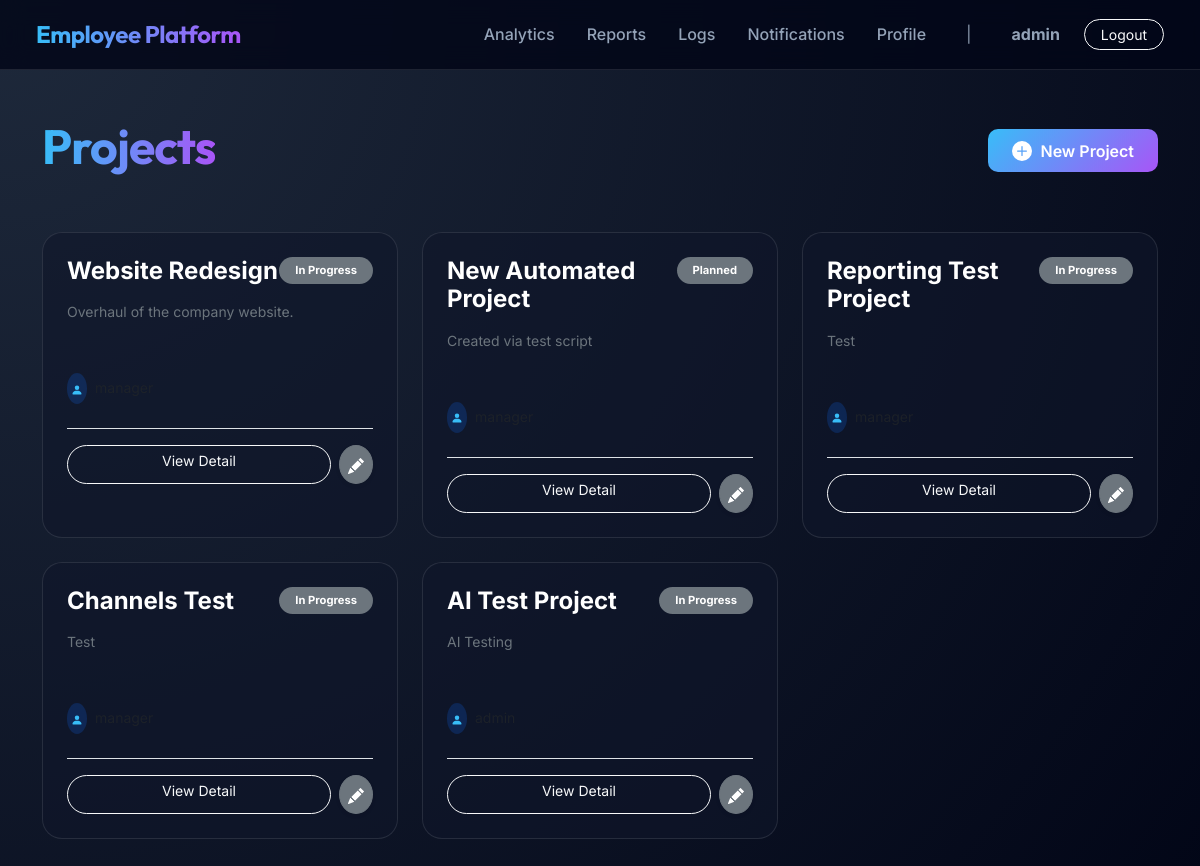
The page /projects/ (signed in) on the database its author committed.
### core/models.py (models this page shows, shortened)
class User(AbstractUser):
    ROLE_CHOICES = (
        ('ADMIN', 'Admin'),
        ('MANAGER', 'Manager'),
        ('EMPLOYEE', 'Employee'),
    )
    role = models.CharField(max_length=20, choices=ROLE_CHOICES, default='EMPLOYEE')
    department = models.CharField(max_length=100, blank=True, null=True)

### projects/models.py (models this page shows, shortened)
class Project(models.Model):
    STATUS_CHOICES = (
        ('PLANNED', 'Planned'),
        ('IN_PROGRESS', 'In Progress'),
        ('COMPLETED', 'Completed'),
        ('ON_HOLD', 'On Hold'),
    )
    name = models.CharField(max_length=200)
    description = models.TextField()
    start_date = models.DateField()
    end_date = models.DateField()
    status = models.CharField(max_length=20, choices=STATUS_CHOICES, default='PLANNED')
    manager = models.ForeignKey(settings.AUTH_USER_MODEL, on_delete=models.CASCADE, related_name='managed_projects')

### projects/views.py (the view)
# urls.py: path('', views.ProjectListView.as_view(), name='project_list'),
class ProjectListView(LoginRequiredMixin, ListView):
    model = Project
    template_name = 'projects/project_list.html'
    context_object_name = 'projects'

### projects/templates/projects/project_list.html (shortened to what this page needs)
{% extends 'core/base.html' %}
{% block content %}
<div class="d-flex justify-content-between align-items-center mb-5 mt-3">
    <h1 class="display-5 fw-bold text-gradient">Projects</h1>
    {% if user.role == 'ADMIN' or user.role == 'MANAGER' %}
    <a href="{% url 'project_create' %}" class="btn btn-primary d-flex align-items-center">
        <svg xmlns="http://www.w3.org/2000/svg" width="20" height="20" fill="currentColor"
            class="bi bi-plus-circle-fill me-2" viewBox="0 0 16 16">
            <path
                d="M16 8A8 8 0 1 1 0 8a8 8 0 0 1 16 0M8.5 4.5a.5.5 0 0 0-1 0v3h-3a.5.5 0 0 0 0 1h3v3a.5.5 0 0 0 1 0v-3h3a.5.5 0 0 0 0-1h-3z" />
        </svg>New Project
    </a>
    {% endif %}
</div>
<div class="row g-4">
    {% for project in projects %}
    <div class="col-md-6 col-lg-4">
        <div class="glass-card h-100 p-4 animate-fade-in" style="--delay-index: {{ forloop.counter }};">
            <div class="d-flex justify-content-between align-items-start mb-3">
                <h4 class="fw-bold mb-0 text-white">{{ project.name }}</h4>
                <span
                    class="badge rounded-pill {% if project.status == 'COMPLETED' %}bg-success{% elif project.status == 'ACTIVE' %}bg-primary{% else %}bg-secondary{% endif %} px-3 py-2"
                    style="font-size: 0.7rem">
                    {{ project.get_status_display }}
                </span>
            </div>
            <p class="text-secondary small mb-4"
                style="height: 3rem; overflow: hidden; display: -webkit-box; -webkit-line-clamp: 2; line-clamp: 2; -webkit-box-orient: vertical;">
                {{ project.description }}
            </p>
            <div class="d-flex align-items-center mb-4 text-muted small">
                <div class="bg-primary rounded-circle p-1 me-2" style="--bs-bg-opacity: .2">
                    <svg xmlns="http://www.w3.org/2000/svg" width="12" height="12" fill="var(--accent-blue)"
                        class="bi bi-person-fill" viewBox="0 0 16 16">
                        <path d="M3 14s-1 0-1-1 1-4 6-4 6 3 6 4-1 1-1 1zm5-6a3 3 0 1 0 0-6 3 3 0 0 0 0 6" />
                    </svg>
                </div>
                <span>{{ project.manager.username }}</span>
            </div>
            <div class="d-flex gap-2 pt-3 border-top border-glass">
                <a href="{% url 'project_detail' project.pk %}"
                    class="btn btn-outline-light btn-sm flex-grow-1 rounded-pill">View Detail</a>
                {% if user.role == 'ADMIN' or user.role == 'MANAGER' %}
                <a href="{% url 'project_update' project.pk %}"
                    class="btn btn-secondary btn-sm rounded-circle p-2 shadow-sm" title="Edit">
                </a>
                {% endif %}
            </div>
        </div>
    </div>
    {% empty %}
    <div class="col-12">
        <div class="glass-card p-5 text-center">
            <h5 class="text-secondary">No projects discovered yet.</h5>
        </div>
    </div>
    {% endfor %}
</div>
{% endblock %}

### core/templates/core/base.html (shortened to what this page needs)
<!DOCTYPE html>
<html lang="en">
<head>
    <link href="https://cdn.jsdelivr.net/npm/bootstrap@5.3.0/dist/css/bootstrap.min.css" rel="stylesheet">
    {% load static %}
    <link rel="stylesheet" href="{% static 'core/css/style.css' %}">
</head>
<body data-authenticated="{{ user.is_authenticated|yesno:'true,false' }}">
    <nav class="navbar navbar-expand-lg navbar-dark fixed-top">
        <div class="container-fluid">
            <a class="navbar-brand" href="/">
                <span class="d-none d-sm-inline">Employee Platform</span>
            </a>
            <div class="collapse navbar-collapse" id="navbarNav">
                <ul class="navbar-nav ms-auto align-items-center">
                    {% if user.is_authenticated %}
                    {% if user.role == 'ADMIN' or user.role == 'MANAGER' %}
                    <li class="nav-item">
                        <a class="nav-link" href="{% url 'analytics_dashboard' %}">Analytics</a>
                    </li>
                    <li class="nav-item">
                        <a class="nav-link" href="{% url 'report_dashboard' %}">Reports</a>
                    </li>
                    <li class="nav-item">
                        <a class="nav-link" href="{% url 'activity_logs' %}">Logs</a>
                    </li>
                    {% endif %}
                    <li class="nav-item">
                        <a class="nav-link" href="{% url 'notification_list' %}">Notifications</a>
                    </li>
                    <li class="nav-item">
                        <a class="nav-link" href="{% url 'profile_edit' %}">Profile</a>
                    </li>
                    <li class="nav-item d-none d-lg-block mx-2">
                        <span class="nav-link disabled text-primary opacity-75">|</span>
                    </li>
                    <li class="nav-item">
                        <span class="nav-link text-white fw-bold">{{ user.username }}</span>
                    </li>
                    <li class="nav-item ms-lg-2">
                        <a class="btn btn-outline-light btn-sm px-3 rounded-pill" href="{% url 'logout' %}">Logout</a>
                    </li>
                    {% endif %}
                </ul>
            </div>
        </div>
    </nav>
    <div class="main-wrapper container">
        <div class="animate-fade-in">
            {% block content %}{% endblock %}
        </div>
    </div>
</body>
</html>

### core/static/core/css/style.css (style rules this page uses)
:root { --bg-deep: #0f172a; --bg-darker: #020617; --surface-glass: rgba(30, 41, 59, 0.7); --border-glass: rgba(255, 255, 255, 0.1); --accent-blue: #38bdf8; --accent-purple: #a855f7; --accent-glow: rgba(56, 189, 248, 0.3); --text-primary: #f8fafc; --text-secondary: #94a3b8; --nav-height: 70px; --glass-blur: blur(12px); --transition-smooth: all 0.3s cubic-bezier(0.4, 0, 0.2, 1); }
.text-gradient { background: linear-gradient(to right, var(--accent-blue), var(--accent-purple)); -webkit-background-clip: text; background-clip: text; -webkit-text-fill-color: transparent; }
body { background: radial-gradient(circle at top left, #1e293b, var(--bg-darker)); color: var(--text-primary); font-family: 'Inter', sans-serif; min-height: 100vh; margin: 0; line-height: 1.6; overflow-x: hidden; }
h1, h2, h3, .navbar-brand { font-family: 'Outfit', sans-serif; font-weight: 700; letter-spacing: -0.02em; }
.glass-card { background: rgba(15, 23, 42, 0.6); backdrop-filter: var(--glass-blur); border: 1px solid var(--border-glass); border-radius: 20px; transition: var(--transition-smooth); }
.navbar { height: var(--nav-height); background: rgba(2, 6, 23, 0.8) !important; backdrop-filter: var(--glass-blur); border-bottom: 1px solid var(--border-glass); padding: 0 1.5rem; }
.navbar-brand { font-size: 1.5rem; background: linear-gradient(to right, var(--accent-blue), var(--accent-purple)); -webkit-background-clip: text; background-clip: text; -webkit-text-fill-color: transparent; }
.nav-link { color: var(--text-secondary) !important; font-weight: 500; transition: var(--transition-smooth); margin: 0 0.5rem; }
.main-wrapper { padding-top: calc(var(--nav-height) + 2rem); padding-bottom: 3rem; }
.btn-primary { background: linear-gradient(135deg, var(--accent-blue), var(--accent-purple)); border: none; border-radius: 10px; padding: 0.6rem 1.5rem; font-weight: 600; transition: var(--transition-smooth); }
.animate-fade-in { animation: fadeIn 0.8s ease-out forwards; animation-delay: calc(var(--delay-index, 0) * 100ms); }

### rows shown on the page
User: username "admin"
Project: name "Website Redesign", status "In Progress", description "Overhaul of the company website."
Project: name "New Automated Project", status "Planned", description "Created via test script"
Project: name "Reporting Test Project", status "In Progress", description "Test"
Project: name "Channels Test", status "In Progress", description "Test"
Project: name "AI Test Project", status "In Progress", description "AI Testing"
